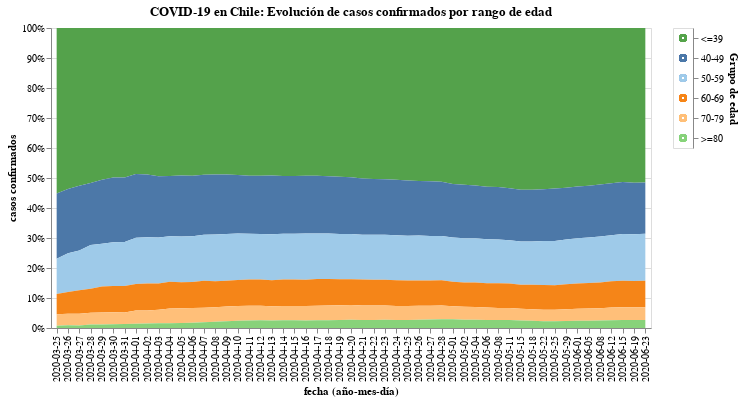

This figure's notebook cell:
### Code cell
#hide_input
selection2 = alt.selection_multi(fields=['Grupo de edad'], on='mouseover')

color = alt.condition(selection2,
                    alt.Color('Grupo de edad:N', scale=alt.Scale(scheme='tableau20'), legend=None),
                    alt.value('lightgray'))

bars = alt.Chart(cases).mark_area().encode(
    x = 'fecha (año-mes-día):N',
    y = alt.Y('casos confirmados:Q', stack="normalize"),
    color = color,
    tooltip = ['fecha (año-mes-día)', 'Grupo de edad', 'casos confirmados'],
    order=alt.Order(
    # Sort the segments of the bars by this field
    'index',
    sort='descending'
    )
).add_selection(
    selection2
)

legend = alt.Chart(cases).mark_point().encode(
    y=alt.Y('Grupo de edad', axis=alt.Axis(orient='right'), sort=grupo_de_edad),
    color=color
).add_selection(
    selection2
)

bars.properties(
    title = 'COVID-19 en Chile: Evolución de casos confirmados por rango de edad',
    width = 600
) | legend

### Figure 1 — Vega-Lite specification as saved in the notebook (floating-point values rounded to 4 significant figures; data arrays with more than 128 entries replaced by an {"elided": "..."} marker saying what was removed)
{"config": {"view": {"continuousWidth": 400, "continuousHeight": 300}}, "hconcat": [{"mark": "area", "encoding": {"color": {"condition": {"type": "nominal", "field": "Grupo de edad", "legend": null, "scale": {"scheme": "tableau20"}, "selection": "selector003"}, "value": "lightgray"}, "order": {"type": "quantitative", "field": "index", "sort": "descending"}, "tooltip": [{"type": "nominal", "field": "fecha (año-mes-día)"}, {"type": "nominal", "field": "Grupo de edad"}, {"type": "quantitative", "field": "casos confirmados"}], "x": {"type": "nominal", "field": "fecha (año-mes-día)"}, "y": {"type": "quantitative", "field": "casos confirmados", "stack": "normalize"}}, "selection": {"selector003": {"type": "multi", "fields": ["Grupo de edad"], "on": "mouseover"}}, "title": "COVID-19 en Chile: Evolución de casos confirmados por rango de edad", "width": 600}, {"mark": "point", "encoding": {"color": {"condition": {"type": "nominal", "field": "Grupo de edad", "legend": null, "scale": {"scheme": "tableau20"}, "selection": "selector003"}, "value": "lightgray"}, "y": {"type": "nominal", "axis": {"orient": "right"}, "field": "Grupo de edad", "sort": ["<=39", "40-49", "50-59", "60-69", "70-79", "80-89", ">=90"]}}, "selection": {"selector003": {"type": "multi", "fields": ["Grupo de edad"], "on": "mouseover"}}}], "data": {"name": "data-2bb87cd9bba6969415b94d597c94afbe"}, "$schema": "https://vega.github.io/schema/vega-lite/v4.8.1.json", "datasets": {"data-2bb87cd9bba6969415b94d597c94afbe": {"elided": "318 records"}}}
